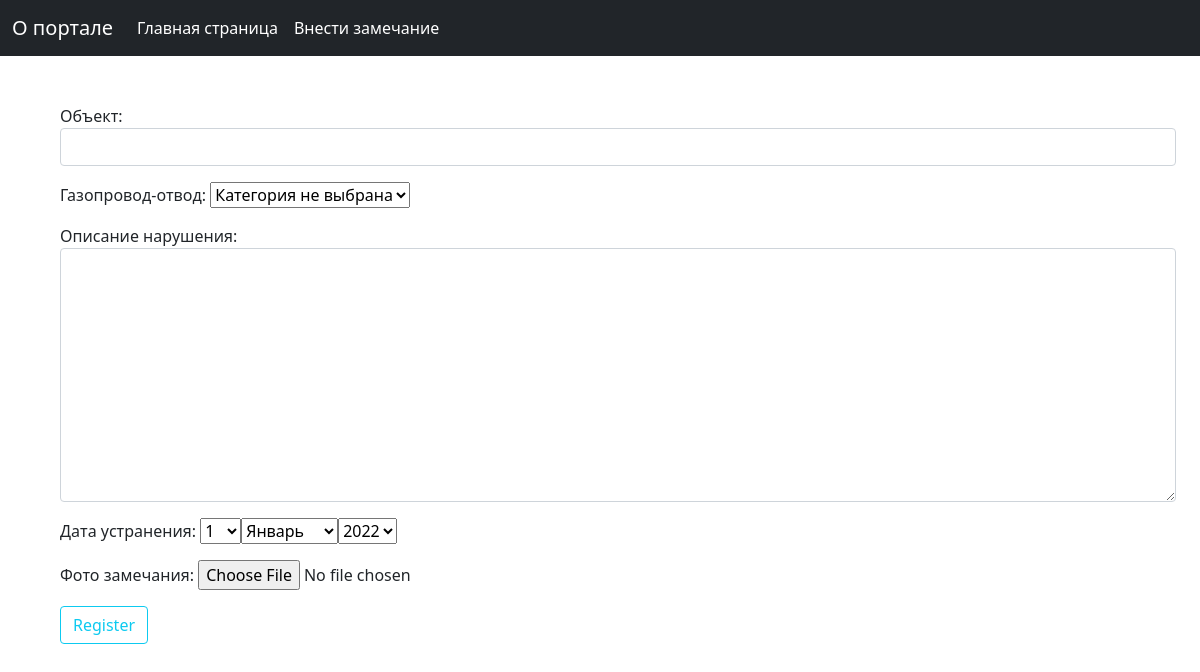
Page /add_violation/ on the earlier database version.
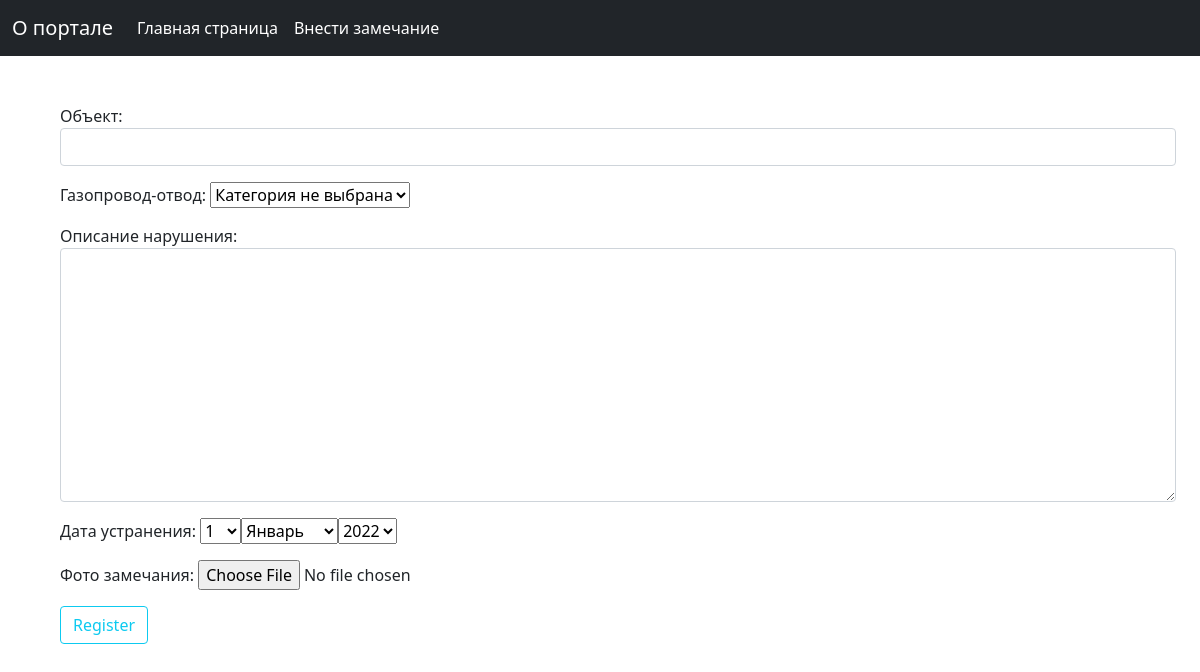
Same page on the later database version.
### APK_image/models.py (models this page shows)
class GasPipelines(models.Model):
    gas_pipeline = models.CharField(max_length=200)
    def __str__(self):
        return self.gas_pipeline
    class Meta:
        verbose_name = 'Газопровод-отвод'
        verbose_name_plural = 'Газопроводы-отводы'

### APK_image/views.py (the view)
# urls.py: path('add_violation/', ViolationFormView.as_view(), name='add_violation'),
class ViolationFormView(CreateView):
    form_class = ViolationForm
    template_name = 'APK_image/add_violation.html'
    success_url = reverse_lazy('index')
    def get_context_data(self, *, object_list=None, **kwargs):
        context = super().get_context_data(**kwargs)
        context['gaz_pipelines'] = GasPipelines.objects.all()
        context['title'] = 'Добавить замечание'
        return context

### APK_image/forms.py
class ViolationForm(ModelForm):
    def __init__(self, *args, **kwargs):
        super(ViolationForm, self).__init__(*args, **kwargs)
        self.fields['gas_pipeline'].empty_label = 'Категория не выбрана'
    class Meta:
        model = Violation
        fields = ['object', 'gas_pipeline', 'text_violation', 'date_elimination', 'photo_violation']
        widgets = {'object': forms.TextInput(attrs={'class': 'form-control'}),
                   'gas_pipeline': forms.Select(attrs={'class': 'custom-select'}),
                   'text_violation': forms.Textarea(attrs={'class': 'form-control'}),
                   'date_elimination': forms.SelectDateWidget(attrs={'class': 'input-append date'})
                   }

### APK_image/templates/APK_image/add_violation.html (shortened to what this page needs)
{% extends "base.html" %}
{% block body %}
<div class="container m-5">
<form method="post" enctype="multipart/form-data">
    {{ form.as_p }}
    <button class="btn btn-outline-info" type="submit">Register</button>
</form>
</div>
{% endblock %}

### APK_image/templates/base.html (shortened to what this page needs)
<!doctype html>
{% load static %}
<html lang="en">
<head>
    <link href="https://cdn.jsdelivr.net/npm/bootstrap@5.1.3/dist/css/bootstrap.min.css"
          rel="stylesheet"
>
</head>
<body>
<nav class="navbar navbar-expand-lg navbar-light bg-light navbar-dark bg-dark">
    <div class="container-fluid">
        <a class="navbar-brand" href="#">О портале</a>
        <div class="collapse navbar-collapse" id="navbarNav">
            <ul class="navbar-nav">
                <li class="nav-item">
                    <a class="nav-link active" aria-current="page" href="/">Главная страница</a>
                </li><li class="nav-item">
                    <a class="nav-link active" aria-current="page" href="{% url 'add_violation'%}">Внести замечание</a>
                </li>
            </ul>
        </div>
    </div>
</nav>
{% block body %}
{% endblock %}
</body>

Differences in the rows shown:
added GasPipelines: gas_pipeline "Категория не выбрана"
Other differences:
form field gas_pipeline: "Категория не выбрана" → (not shown)
